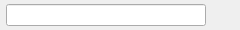
<?xml version="1.0" encoding="UTF-8"?>
<ui version="4.0">
 <class>ui_new_marca</class>
 <widget class="QWidget" name="ui_new_marca">
  <property name="windowModality">
   <enum>Qt::ApplicationModal</enum>
  </property>
  <property name="geometry">
   <rect>
    <x>0</x>
    <y>0</y>
    <width>240</width>
    <height>30</height>
   </rect>
  </property>
  <property name="minimumSize">
   <size>
    <width>240</width>
    <height>30</height>
   </size>
  </property>
  <property name="maximumSize">
   <size>
    <width>240</width>
    <height>30</height>
   </size>
  </property>
  <property name="windowTitle">
   <string>Nueva Marca</string>
  </property>
  <property name="windowIcon">
   <iconset resource="Icons.qrc">
    <normaloff>:/Iconos/Iconos/wrench.png</normaloff>:/Iconos/Iconos/wrench.png</iconset>
  </property>
  <layout class="QGridLayout" name="gridLayout">
   <property name="leftMargin">
    <number>6</number>
   </property>
   <property name="topMargin">
    <number>0</number>
   </property>
   <property name="rightMargin">
    <number>0</number>
   </property>
   <property name="bottomMargin">
    <number>0</number>
   </property>
   <property name="spacing">
    <number>0</number>
   </property>
   <item row="0" column="0">
    <layout class="QHBoxLayout" name="horizontalLayout">
     <property name="spacing">
      <number>0</number>
     </property>
     <item>
      <widget class="QLineEdit" name="lineEdit_descripcion">
       <property name="minimumSize">
        <size>
         <width>200</width>
         <height>0</height>
        </size>
       </property>
       <property name="maximumSize">
        <size>
         <width>200</width>
         <height>16777215</height>
        </size>
       </property>
       <property name="frame">
        <bool>true</bool>
       </property>
       <property name="dragEnabled">
        <bool>false</bool>
       </property>
       <property name="readOnly">
        <bool>false</bool>
       </property>
      </widget>
     </item>
     <item>
      <widget class="QPushButton" name="pushButton_new_marca">
       <property name="text">
        <string/>
       </property>
       <property name="icon">
        <iconset resource="Icons.qrc">
         <normaloff>:/Iconos/Iconos/sq_plus.png</normaloff>:/Iconos/Iconos/sq_plus.png</iconset>
       </property>
       <property name="iconSize">
        <size>
         <width>20</width>
         <height>20</height>
        </size>
       </property>
       <property name="flat">
        <bool>true</bool>
       </property>
      </widget>
     </item>
    </layout>
   </item>
  </layout>
 </widget>
 <resources>
  <include location="Icons.qrc"/>
 </resources>
 <connections/>
</ui>
